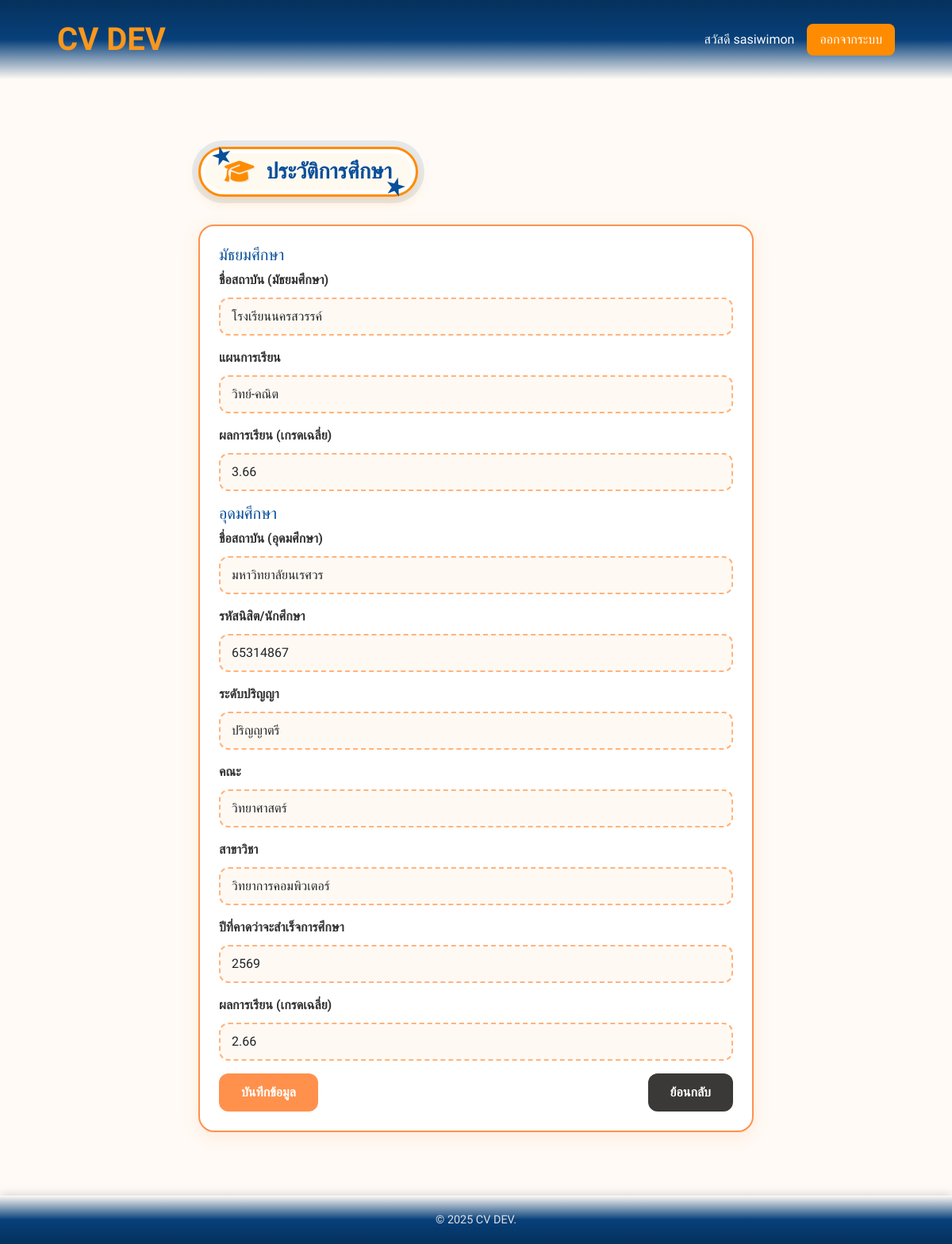
The app's page /education.php (signed in) with its own data.
### tables this page shows
CREATE TABLE IF NOT EXISTS `education_info` (
  `id` int NOT NULL AUTO_INCREMENT,
  `user_id` int NOT NULL,
  `highschool_name` varchar(255) NOT NULL,
  `highschool_plan` varchar(255) NOT NULL,
  `highschool_gpa` varchar(10) NOT NULL,
  `uni_name` varchar(255) NOT NULL,
  `stu_id` varchar(100) NOT NULL,
  `degree` varchar(100) NOT NULL,
  `faculty` varchar(255) NOT NULL,
  `major` varchar(255) NOT NULL,
  `grad_year` varchar(10) NOT NULL,
  `uni_gpa` varchar(10) NOT NULL,
  `created_at` timestamp NULL DEFAULT CURRENT_TIMESTAMP,
  `updated_at` timestamp NULL DEFAULT CURRENT_TIMESTAMP ON UPDATE CURRENT_TIMESTAMP,
  PRIMARY KEY (`id`),
  KEY `fk_education_user` (`user_id`),
  CONSTRAINT `fk_education_user` FOREIGN KEY (`user_id`) REFERENCES `users` (`id`) ON DELETE CASCADE
);

### education.php (the view, shortened to what this page needs)
<?php
require_once('config.php');
$user_id = $_SESSION['user_id'];
$highschool_name = $highschool_plan = $highschool_gpa = "";
$uni_name = $degree = $faculty = $major = $grad_year = $uni_gpa = $stu_id = "";
if ($_SERVER['REQUEST_METHOD'] === 'POST') {
    $highschool_name = $_POST['highschool_name'] ?? '';
    $highschool_plan = $_POST['highschool_plan'] ?? '';
    $highschool_gpa = $_POST['highschool_gpa'] ?? '';
    $uni_name       = $_POST['uni_name'] ?? '';
    $stu_id        = $_POST['stu_id'] ?? '';
    $degree         = $_POST['degree'] ?? '';
    $faculty        = $_POST['faculty'] ?? '';
    $major          = $_POST['major'] ?? '';
    $grad_year      = $_POST['grad_year'] ?? '';
    $uni_gpa        = $_POST['uni_gpa'] ?? '';
    try {
        $stmt = $conn->prepare("SELECT user_id FROM education_info WHERE user_id = ?");
        $stmt->execute([$user_id]);
        if ($stmt->rowCount() > 0) {
            $stmt = $conn->prepare("UPDATE education_info
                SET highschool_name=?, highschool_plan=?, highschool_gpa=?,
                    uni_name=?, stu_id=?, degree=?, faculty=?, major=?, grad_year=?, uni_gpa=?,
                    updated_at=CURRENT_TIMESTAMP
                WHERE user_id=?");
            $stmt->execute([
                $highschool_name, $highschool_plan, $highschool_gpa,
                $uni_name, $stu_id, $degree, $faculty, $major, $grad_year, $uni_gpa,
                $user_id
            ]);
        } else {
            $stmt = $conn->prepare("INSERT INTO education_info
                (user_id, highschool_name, highschool_plan, highschool_gpa,
                 uni_name, stu_id, degree, faculty, major, grad_year, uni_gpa)
                VALUES (?, ?, ?, ?, ?, ?, ?, ?, ?, ?)");
            $stmt->execute([
                $user_id, $highschool_name, $highschool_plan, $highschool_gpa,
                $uni_name, $stu_id, $degree, $faculty, $major, $grad_year, $uni_gpa
            ]);
        }
        $success_msg = "บันทึกข้อมูลเรียบร้อยแล้ว";
    } catch (PDOException $e) {
        $error_msg = "เกิดข้อผิดพลาด: " . $e->getMessage();
    }
} else {
    $stmt = $conn->prepare("SELECT * FROM education_info WHERE user_id = ?");
    $stmt->execute([$user_id]);
    $row = $stmt->fetch(PDO::FETCH_ASSOC);
    if ($row) {
        $highschool_name = $row['highschool_name'];
        $highschool_plan = $row['highschool_plan'];
        $highschool_gpa  = $row['highschool_gpa'];
        $uni_name        = $row['uni_name'];
        $stu_id          = $row['stu_id'];
        $degree          = $row['degree'];
        $faculty         = $row['faculty'];
        $major           = $row['major'];
        $grad_year       = $row['grad_year'];
        $uni_gpa         = $row['uni_gpa'];
    }
}
?>
<!DOCTYPE html>
<html lang="th">
<head>
  <link href="https://cdn.jsdelivr.net/npm/bootstrap@5.3.0/dist/css/bootstrap.min.css" rel="stylesheet">
  <link rel="stylesheet" href="https://cdnjs.cloudflare.com/ajax/libs/font-awesome/6.5.2/css/all.min.css">
  <link href="style/education.css" rel="stylesheet">
</head>
<body>
<?php
include('ic/navbar.php');
?>
<div class="education-container">
  <h2 class="section-title-box">
      <i class="fa-solid fa-graduation-cap section-icon"></i>
      ประวัติการศึกษา
  </h2>
  <form method="post" action="" class="education-form p-4">
    <h5 class="text-orange">มัธยมศึกษา</h5>
    <div class="mb-3">
      <label for="highschool_name" class="form-label">ชื่อสถาบัน (มัธยมศึกษา)</label>
      <input type="text" id="highschool_name" name="highschool_name" class="form-control" value="<?= htmlspecialchars($highschool_name) ?>">
    </div>
    <div class="mb-3">
      <label for="highschool_plan" class="form-label">แผนการเรียน</label>
      <input type="text" id="highschool_plan" name="highschool_plan" class="form-control" value="<?= htmlspecialchars($highschool_plan) ?>">
    </div>
    <div class="mb-3">
      <label for="highschool_gpa" class="form-label">ผลการเรียน (เกรดเฉลี่ย)</label>
      <input type="text" id="highschool_gpa" name="highschool_gpa" class="form-control" value="<?= htmlspecialchars($highschool_gpa) ?>">
    </div>
    <h5 class="text-orange">อุดมศึกษา</h5>
    <div class="mb-3">
      <label for="uni_name" class="form-label">ชื่อสถาบัน (อุดมศึกษา)</label>
      <input type="text" id="uni_name" name="uni_name" class="form-control" value="<?= htmlspecialchars($uni_name) ?>">
    </div>
    <div class="mb-3">
      <label for="stu_id" class="form-label">รหัสนิสิต/นักศึกษา</label>
      <input type="text" id="stu_id" name="stu_id" class="form-control" value="<?= htmlspecialchars($stu_id) ?>">
    </div>
    <div class="mb-3">
      <label for="degree" class="form-label">ระดับปริญญา</label>
      <input type="text" id="degree" name="degree" class="form-control" value="<?= htmlspecialchars($degree) ?>">
    </div>
    <div class="mb-3">
      <label for="faculty" class="form-label">คณะ</label>
      <input type="text" id="faculty" name="faculty" class="form-control" value="<?= htmlspecialchars($faculty) ?>">
    </div>
    <div class="mb-3">
      <label for="major" class="form-label">สาขาวิชา</label>
      <input type="text" id="major" name="major" class="form-control" value="<?= htmlspecialchars($major) ?>">
    </div>
    <div class="mb-3">
      <label for="grad_year" class="form-label">ปีที่คาดว่าจะสำเร็จการศึกษา</label>
      <input type="text" id="grad_year" name="grad_year" class="form-control" value="<?= htmlspecialchars($grad_year) ?>">
    </div>
    <div class="mb-3">
      <label for="uni_gpa" class="form-label">ผลการเรียน (เกรดเฉลี่ย)</label>
      <input type="text" id="uni_gpa" name="uni_gpa" class="form-control" value="<?= htmlspecialchars($uni_gpa) ?>">
    </div>
    <div class="d-flex justify-content-between">
        <button type="submit" class="btn btn-primary btn-save">บันทึกข้อมูล</button>
        <a href="fill_out.php" class="btn btn-secondary btn-back">ย้อนกลับ</a>
    </div>
  </form>
</div>
<?php
include('ic/footer.php');
?>
</body>
</html>

### ic/navbar.php (shortened to what this page needs)
<?php
if (!isset($username)) {
    $username = $_SESSION['username'] ?? 'ผู้ใช้งาน';
}
?>
<nav class="navbar navbar-expand-lg">
    <div class="container-fluid">
        <span class="navbar-brand">CV DEV</span>
        <div class="ms-auto d-flex align-items-center">
            <span class="text-white me-3">สวัสดี <?=htmlspecialchars($username)?></span>
            <a href="index.php" class="btn-logout">ออกจากระบบ</a>
        </div>
    </div>
</nav>
<main>
<div class="container mt-4">

### ic/footer.php (shortened to what this page needs)
</div>
</main>
<footer>
    <p>&copy; 2025 CV DEV.</p>
</footer>
</body>
</html>

### style/education.css (style rules this page uses)
body { font-family: 'Prompt', sans-serif; background-color: #fffaf5; color: #333; margin: 0; padding: 0; min-height: 100vh; display: flex; flex-direction: column; }
main { flex-grow: 1; }
.education-container { max-width: 700px; margin: 40px auto; }
.text-orange { color: #094f9b; }
.education-form { background: #fff; border-radius: 20px; border: 2px solid #ff914d; box-shadow: 0 6px 20px rgba(255, 145, 77, 0.15); padding: 40px; }
.education-form label { font-weight: 600; color: #333; margin-bottom: 10px; }
.education-form .form-control { border: 2px dashed #ffb37a; border-radius: 12px; padding: 10px 14px; background-color: #fff9f3; transition: all 0.3s ease; }
.btn-save { background-color: #ff914d; border: none; border-radius: 12px; padding: 12px 28px; font-weight: 600; color: #fff; transition: all 0.3s ease; }
.btn-back { background-color: #3b3937; border: none; border-radius: 12px; padding: 12px 28px; font-weight: 600; color: #fff; transition: all 0.3s ease; }
.section-title-box { font-size: 1.7em; font-weight: 800; text-align: center; color: #094f9b; font-family: 'Arial Rounded MT Bold', 'Arial', sans-serif; display: inline-flex; align-items: center; padding: 12px 30px; margin: 45px auto 35px auto; background-color: #fffaf0; border: 3px solid #ff8c00; border-radius: 50px; box-shadow: 0 6px 15px rgba(255, 140, 0, 0.2), 0 0 0 5px #ffffff inset, 0 0 0 8px rgba(9, 79, 155, 0.1); position: relative; transition: all 0.3s ease-out; }
.section-title-box .section-icon { font-size: 1.1em; color: #ff8c00; margin-right: 15px; text-shadow: 1px 1px 2px rgba(0, 0, 0, 0.1); }
.section-title-box::before, .section-title-box::after { content: '★'; position: absolute; color: #094f9b; font-size: 1em; font-weight: bold; line-height: 1; }
.section-title-box::before { top: -5px; left: 15px; transform: rotate(-15deg); }
.section-title-box::after { bottom: -5px; right: 15px; transform: rotate(15deg); }

### ic/navbar.php (style rules this page uses)
.navbar { background: linear-gradient(to top, #fffaf5 0%, #07407A 50%, #05315C 100%); box-shadow: 0 2px 10px rgba(255, 255, 255, 0.15); padding: 15px 5%; font-family: 'Prompt', sans-serif; }
.navbar-brand { font-weight: 600; font-size: 2.5rem; color: #fa971d; }
.text-white { font-weight: 500; font-size: 1rem; color: #ffffff; }
.btn-logout { background-color: #FF8C00; color: white; font-weight: 500; border-radius: 8px; padding: 8px 16px; border: none; text-decoration: none; transition: 0.3s; }

### ic/footer.php (style rules this page uses)
footer { background: linear-gradient(to top, #05315C 0%, #07407A 50%, #fffaf5 100%); box-shadow: 0 -2px 10px rgba(0, 0, 0, 0.15); padding: 20px 5%; color: #E0E0E0; text-align: center; font-size: 0.9rem; width: 100%; margin-top: 40px; font-family: 'Prompt', sans-serif; }
footer p { margin: 0; }

### records on screen
education_info: highschool_name "โรงเรียนนครสวรรค์", highschool_plan "วิทย์-คณิต", highschool_gpa "3.66", uni_name "มหาวิทยาลัยนเรศวร", stu_id "65314867", degree "ปริญญาตรี", faculty "วิทยาศาสตร์", major "วิทยาการคอมพิวเตอร์", grad_year "2569", uni_gpa "2.66"

### other values on screen
$username "sasiwimon"
